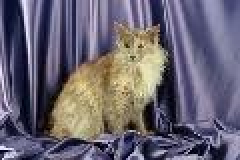
%> input picture GradientDescent/dataset/cats/458005.jpg, 120 x 80 px (shown 2 times larger)
$ octave --eval "result = RGB2HSV('../../GradientDescent/dataset/cats/458005.jpg');"   (GNU Octave 9; MATLAB toolbox functions it lacks are replaced by stand-ins)
%> lines starting %> are read from the running program, lines starting %| are printed output that depends on the picture
function [h s v] = RGB2HSV(path_to_image)
  im = imread(path_to_image);
%> im is the input picture: size 80x120x3 uint8; mean R, G, B 105.3, 99.8, 113.7
  %formez matricile
  R = double(im(:,:,1));
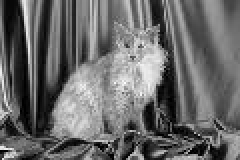
%> R: size 80x120 double (shown 2 times larger); min 0, max 255, mean 105.3
  G = double(im(:,:,2));
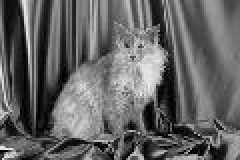
%> G: size 80x120 double (shown 2 times larger); min 0, max 241, mean 99.8
  B = double(im(:,:,3));
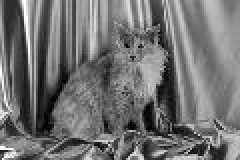
%> B: size 80x120 double (shown 2 times larger); min 0, max 255, mean 113.7
  % le scalez
  R /= 255;
  G /= 255;
  B /= 255;
  % transform in vectori coloana
  r = reshape(R, [], 1);
  g = reshape(G, [], 1);
  b = reshape(B, [], 1);
  % formez vectorii cmax, cmin, delta
  cmax = max(r, max(g, b));
  cmin = min(r, min(g, b));
  delta = cmax - cmin;

  %folosesc algoritmul din enunt in forma vectorizata
  h(delta == 0) = 0;
  h(delta != 0 & cmax == r) = 60 * mod((g(delta != 0 & cmax == r) - b(delta != 0 & cmax == r)) ./ delta(delta != 0 & cmax == r), 6);
  h(delta != 0 & cmax == g) = 60 * ((b(delta != 0 & cmax == g) - r(delta != 0 & cmax == g)) ./ delta(delta != 0 & cmax == g) +2);
  h(delta != 0 & cmax == b) = 60 * ((r(delta != 0 & cmax == b) - g(delta != 0 & cmax == b)) ./ delta(delta != 0 & cmax == b) + 4);
  h /= 360;
  s(cmax == 0) = 0;
  s(cmax != 0) = delta(cmax != 0) ./ cmax(cmax != 0);
  v = cmax;
endfunction

$ run again, on GradientDescent/dataset/cats/458018.jpg
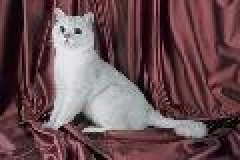
%> input picture GradientDescent/dataset/cats/458018.jpg, 120 x 80 px (shown 2 times larger)
%> in RGB2HSV, im is the input picture: size 80x120x3 uint8; mean R, G, B 104.9, 77.1, 81.7
%> in RGB2HSV, `R = double(im(:,:,1));`:
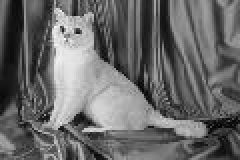
%> R: size 80x120 double (shown 2 times larger); min 0, max 254, mean 104.9
%> in RGB2HSV, `G = double(im(:,:,2));`:
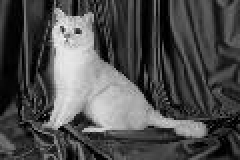
%> G: size 80x120 double (shown 2 times larger); min 0, max 249, mean 77.1

$ run again, on GradientDescent/dataset/cats/458025.jpg
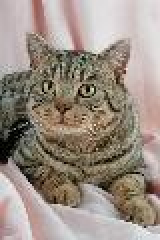
%> input picture GradientDescent/dataset/cats/458025.jpg, 80 x 120 px (shown 2 times larger)
%> in RGB2HSV, im is the input picture: size 120x80x3 uint8; mean R, G, B 155.4, 143.1, 132.7
%> in RGB2HSV, `G = double(im(:,:,2));`:
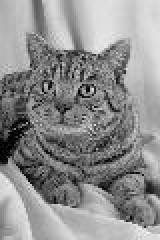
%> G: size 120x80 double (shown 2 times larger); min 0, max 244, mean 143.1
%> in RGB2HSV, `B = double(im(:,:,3));`:
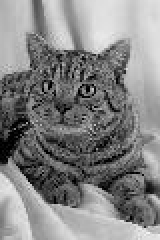
%> B: size 120x80 double (shown 2 times larger); min 0, max 246, mean 132.7

$ run again, on GradientDescent/dataset/cats/458051.jpg
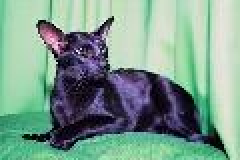
%> input picture GradientDescent/dataset/cats/458051.jpg, 120 x 80 px (shown 2 times larger)
%> in RGB2HSV, im is the input picture: size 80x120x3 uint8; mean R, G, B 125, 156.3, 141.8
%> in RGB2HSV, `G = double(im(:,:,2));`:
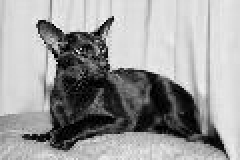
%> G: size 80x120 double (shown 2 times larger); min 0, max 244, mean 156.3
%> in RGB2HSV, `B = double(im(:,:,3));`:
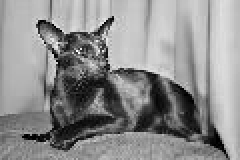
%> B: size 80x120 double (shown 2 times larger); min 0, max 255, mean 141.8
